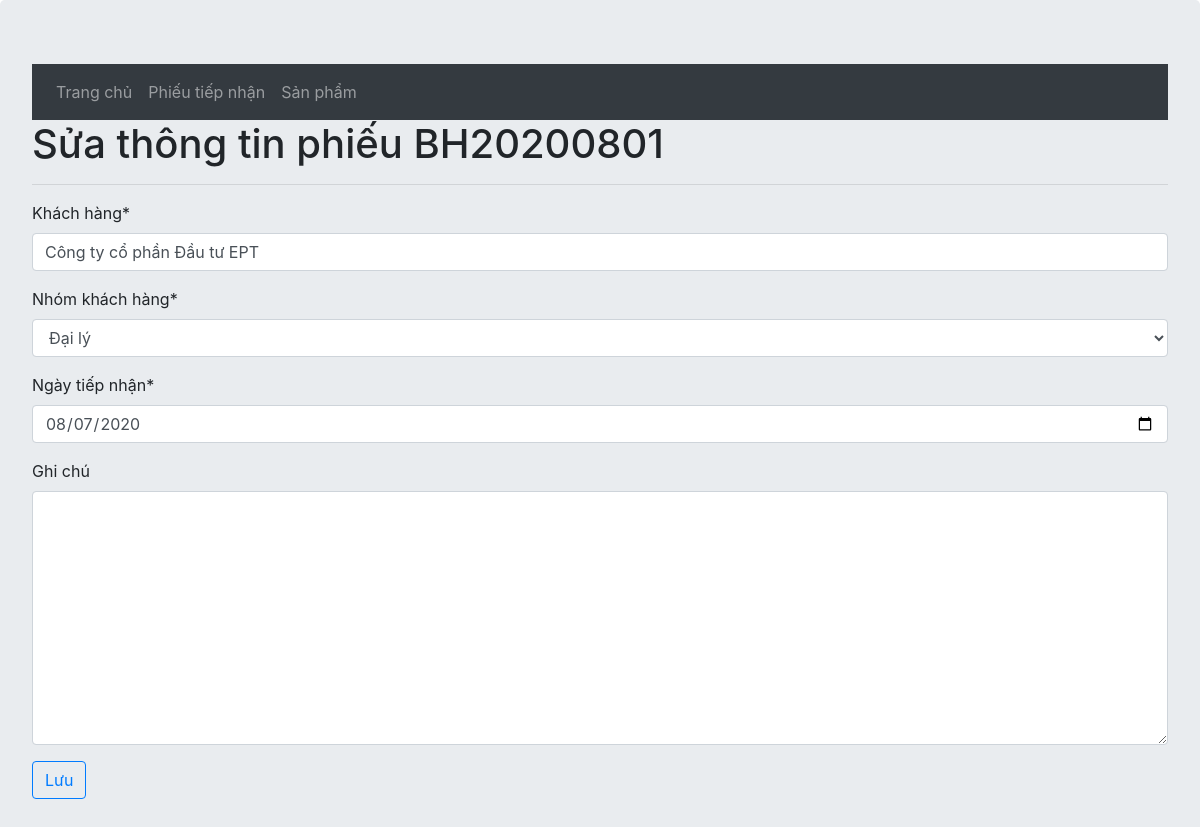
/warranty/notes/update/9, run on the app's committed database.
### warranty/models.py (models this page shows, shortened)
class Note(models.Model):
    customerGroup = [
        ('DAILY', 'Đại lý'),
        ('NPC', 'NPC'),
        ('SPC', 'SPC'),
    ]
    noteNumber = models.CharField(max_length=10, unique=True,error_messages={'unique':"Số phiếu này đã có"}, verbose_name="Số phiếu")
    customers = models.CharField(max_length=50, null=False, verbose_name="Khách hàng")
    customersObj = models.CharField(choices=customerGroup, max_length=50, verbose_name="Nhóm khách hàng", null=True)
    receiveDay = models.DateField(null=False, verbose_name="Ngày tiếp nhận")
    note = models.TextField(blank=True, verbose_name="Ghi chú")
    numOrder = models.IntegerField(verbose_name="Thứ tự", null=True)

### warranty/views.py (the view, shortened to what this page needs)
# urls.py: path('notes/update/<int:pk>', views.NoteUpdate.as_view(), name='note_update'),
class NoteUpdate(UpdateView):
    model = Note
    form_class = NoteUpdateForm
    template_name = 'warranty/note_update.html'
    def get_context_data(self, **kwargs):
        context = super().get_context_data(**kwargs)
        context['noteNumber']=self.object.noteNumber
        return context

### warranty/forms.py
class NoteUpdateForm(forms.ModelForm):
    class Meta:
        model = Note
        fields = '__all__'
        widgets = {
            'noteNumber': forms.HiddenInput(),
            'numOrder': forms.HiddenInput(),
            'receiveDay': DateInput()
        }

### warranty/templates/warranty/note_update.html (shortened to what this page needs)
{% extends 'warranty/layout.html'%}
{% load crispy_forms_tags %}
{% block content %}
<h1>Sửa thông tin phiếu {{ noteNumber }}</h1>
<hr>
<form action="" method="post">{% csrf_token %}
        {{ form|crispy }}
    <button type="submit" class="btn btn-outline-primary">Lưu</button>
    <br>
</form>
{% endblock %}

### data on the page
Note: noteNumber "BH20200801", customers "Công ty cổ phần Đầu tư EPT", customersObj "Đại lý", receiveDay "08/07/2020"
